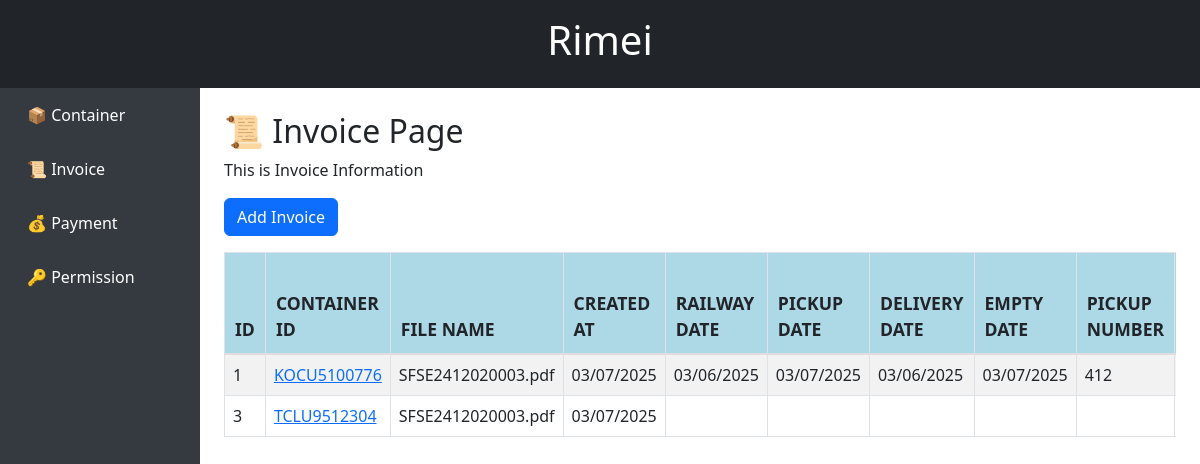
The app's page /invoice/ with its own data.
### container/models.py (models this page shows, shortened)
class Container(models.Model):
    container_id = models.CharField(max_length=255)  # Container ID
    container_pdfname = models.CharField(max_length=255, blank=True)  # 上传的PDF文件名
    content = models.TextField(blank=True, null=True)  # 解析出的内容
    created_at = models.DateTimeField(auto_now_add=True)  # 创建时间
    created_user = models.CharField(max_length=255, blank=True, null=True)  # 创建用户
    railway_date = models.DateField(blank=True, null=True)  # 铁路日期
    pickup_date = models.DateField(blank=True, null=True)  # 提货日期
    delivery_date = models.DateField(blank=True, null=True)  # 交货日期
    empty_date = models.DateField(blank=True, null=True)  # 空箱日期
    pickup_number = models.CharField(max_length=255, blank=True, null=True)  # 提货编号
    invoice_id = models.CharField(max_length=255, blank=True, null=True)  # 发票ID
    invoice_pdfname = models.CharField(max_length=255, blank=True, null=True)  # 发票PDF文件名

### container/views.py (the view)
# urls.py: path("invoice/", views.invoice_view, name="invoice"),
def invoice_view(request):
    template = "container/invoice.html"
    containers = Container.objects.all()
    return render(request, template, {'containers': containers})

### container/templates/container/invoice.html (shortened to what this page needs)
{% extends "container/base.html" %}
{% block content %}
    <h2>📜 Invoice Page</h2>
    <p>This is Invoice Information</p>
    <div class="mb-3">
        <a href="{% url 'add_invoice_view' %}" class="btn btn-primary">
             Add Invoice
        </a>
    </div>
    <div class="table-container">
        <table class="table table-striped table-bordered">
            <thead>
                <tr>
                    <th>ID</th>
                    <th>Container ID</th>
                    <th>File Name</th>
                    <th>Created At</th>
                    <th>Railway Date</th>
                    <th>Pickup Date</th>
                    <th>Delivery Date</th>
                    <th>Empty Date</th>
                    <th>Pickup Number</th>
                </tr>
            </thead>
            <tbody>
                {% for container in containers %}
                <tr>
                    <td>{{ container.id }}</td>
                    <td>
                        <a href="{% url 'edit_invoice' container.container_id %}">{{ container.container_id }}</a>
                    </td>
                    <td>{{ container.container_pdfname }}</td>
                    <td>{{ container.created_at |date:"m/d/Y"}}</td>
                    <td>{{ container.railway_date |date:"m/d/Y"}}</td>
                    <td>{{ container.pickup_date |date:"m/d/Y"}}</td>
                    <td>{{ container.delivery_date |date:"m/d/Y"}}</td>
                    <td>{{ container.empty_date |date:"m/d/Y"}}</td>
                    <td>{{ container.pickup_number }}</td>
                </tr>
                {% endfor %}
            </tbody>
        </table>
    </div>
{% endblock %}

### container/templates/container/base.html (style rules this page uses)
.table thead tr { position: sticky; top: 0; background-color: #343a40; color: #ffffff; z-index: 10; }
.table th { padding: 10px; border-bottom: 2px solid #ddd; font-size: 1.1em; text-transform: uppercase; background-color: lightblue; }
.table-container { max-height: 500px; overflow-y: auto; }

### records on screen
Container: id "1", container_id "KOCU5100776", container_pdfname "SFSE2412020003.pdf", created_at "03/07/2025", railway_date "03/06/2025", pickup_date "03/07/2025", delivery_date "03/06/2025", empty_date "03/07/2025", pickup_number "412"
Container: id "3", container_id "TCLU9512304", container_pdfname "SFSE2412020003.pdf", created_at "03/07/2025"
